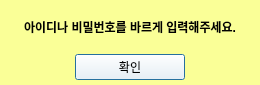
<?xml version="1.0" encoding="UTF-8"?>
<ui version="4.0">
 <class>Dialog</class>
 <widget class="QDialog" name="Dialog">
  <property name="geometry">
   <rect>
    <x>0</x>
    <y>0</y>
    <width>260</width>
    <height>85</height>
   </rect>
  </property>
  <property name="windowTitle">
   <string>Failed</string>
  </property>
  <property name="styleSheet">
   <string notr="true">background-color:rgb(250, 255, 151)</string>
  </property>
  <widget class="QWidget" name="verticalLayoutWidget">
   <property name="geometry">
    <rect>
     <x>0</x>
     <y>0</y>
     <width>260</width>
     <height>80</height>
    </rect>
   </property>
   <layout class="QVBoxLayout" name="verticalLayout" stretch="0,0">
    <property name="spacing">
     <number>0</number>
    </property>
    <property name="bottomMargin">
     <number>0</number>
    </property>
    <item>
     <widget class="QLabel" name="label">
      <property name="font">
       <font>
        <weight>75</weight>
        <bold>true</bold>
       </font>
      </property>
      <property name="text">
       <string>아이디나 비밀번호를 바르게 입력해주세요.</string>
      </property>
      <property name="alignment">
       <set>Qt::AlignCenter</set>
      </property>
     </widget>
    </item>
    <item>
     <layout class="QHBoxLayout" name="horizontalLayout">
      <property name="spacing">
       <number>18</number>
      </property>
      <property name="leftMargin">
       <number>75</number>
      </property>
      <property name="topMargin">
       <number>0</number>
      </property>
      <property name="rightMargin">
       <number>75</number>
      </property>
      <item>
       <widget class="QPushButton" name="cancelButton">
        <property name="styleSheet">
         <string notr="true">background-color:rgb(255, 255, 255)</string>
        </property>
        <property name="text">
         <string>확인</string>
        </property>
       </widget>
      </item>
     </layout>
    </item>
   </layout>
  </widget>
 </widget>
 <resources/>
 <connections/>
</ui>
